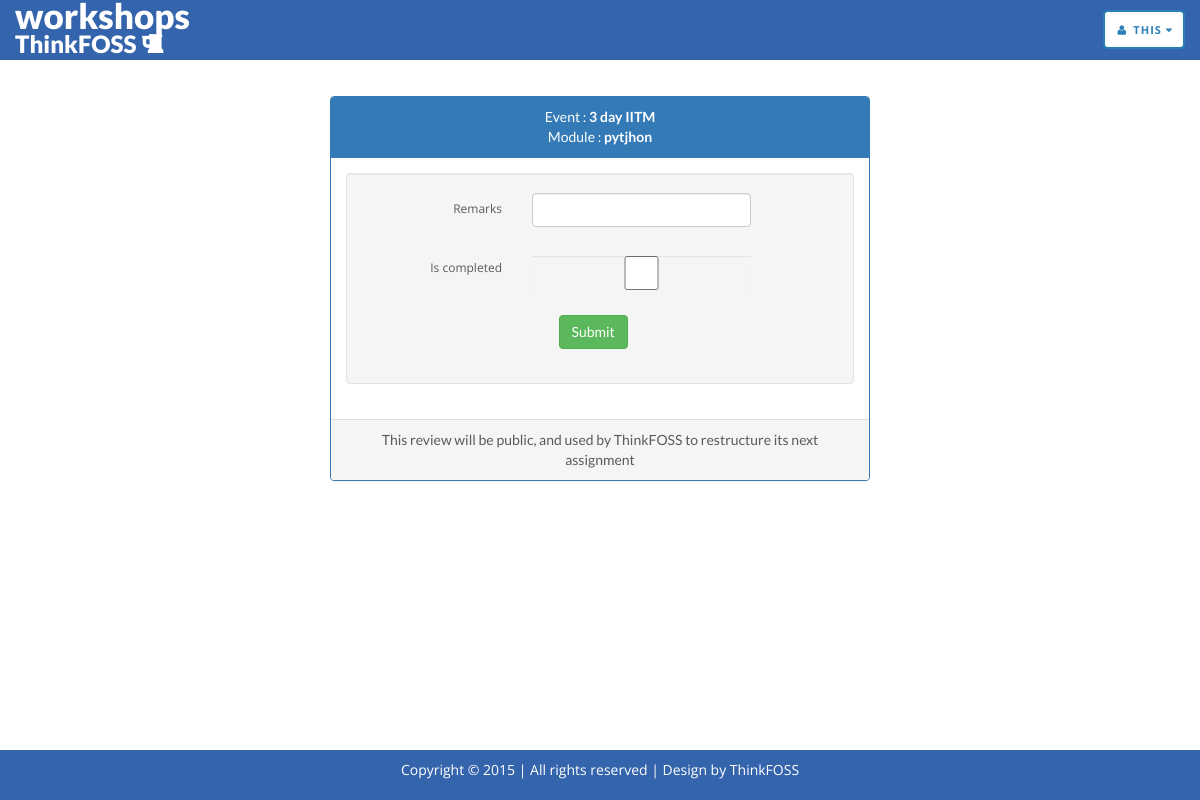
Screenshot of /register/event/review/1/ (signed in) with the database file from the repository.
### registration/models.py (models this page shows, shortened)
class User(AbstractBaseUser):
    user_id = models.AutoField(primary_key=True)
    user_first_name = models.CharField(_('First Name'), max_length=32, blank=True, null=True,
                                  validators=[RegexValidator(regex='^[A-Za-z]*$')])
    user_last_name = models.CharField(_('Last Name'), max_length=32, blank=True, null=True,
                                    validators=[RegexValidator(regex='^[A-Za-z]*$')])
    email = models.EmailField(_('Email'), db_index=True, unique=True)
    date_joined = models.DateTimeField(auto_now_add=True)
    username = models.CharField(_('username'), max_length=32, blank=False, unique=True)
    user_gender = models.CharField(_('Gender'), max_length=1, choices=GENDER, blank=True, null=True)
    user_github = models.CharField(_('Github Profile'),max_length=100,blank=True )
    user_linkedin = models.CharField(_('Linkedin Profile'),max_length=100,blank=True )
    user_bio = models.CharField(_('Short Bio'), max_length=1000,blank=True )
    user_occupation = models.CharField(_('Occupation'), max_length=100,blank=True )
    is_active = models.BooleanField(default=True)
    is_admin = models.BooleanField(default=False)
    objects = MyUserManager()
    USERNAME_FIELD = 'email'
    REQUIRED_FIELDS = ['username']

class Event(models.Model):
    event_id = models.AutoField(primary_key=True)
    name = models.CharField( max_length=500, blank=True, null=True)
    location = models.CharField( max_length=500, blank=True, null=True)
    description = models.CharField( max_length=500, blank=True, null=True)
    start_date = models.DateField(_('Event From'), blank=True, null=True)
    end_date = models.DateField(_('Event From'), blank=True, null=True)
    is_active = models.BooleanField(default=True)
    user = models.ForeignKey(User, blank=False, null=False)

class EventModules(models.Model):
    id = models.AutoField(primary_key=True)
    event = models.ForeignKey(Event,blank=False, null=False)
    name = models.CharField( max_length=500, blank=True, null=True)
    description = models.CharField(_('Module Description'), max_length=1000, blank=True, null=True)
    module_day = models.IntegerField(_('Day when taken'),
                                     validators=[MaxValueValidator(99),MinValueValidator(1)],
                                      help_text=_('2 digits maximum'), blank=True, null=True)
    start_time = models.TimeField(_('Time from'), blank=True, null=True)
    end_time = models.TimeField(_('Time to'), blank=True, null=True)
    def get_event(self):
        return self.event

class EventModuleReview(models.Model):
    module = models.ForeignKey(EventModules,blank=False, null=False)
    user = models.ForeignKey(User,blank=False,null=False)
    remarks = models.CharField( max_length=500, blank=True, null=True)
    is_completed = models.BooleanField(default=False)
    objects = ReviewManager()
    class Meta:
        unique_together = ("user", "module")

### registration/views.py (the view)
# urls.py: url(r'^event/review/(?P<module_id>\d+)/$', EventModuleReviewUpdateView.as_view(), name="review_module"),
class EventModuleReviewUpdateView(LoginRequiredMixin, UpdateView):
    model = EventModuleReview
    fields = review_fields
    template_name_suffix = '_update_form'
    success_url = '/register/event/review/success/'
    def get_context_data(self, **kwargs):
        module = self.kwargs['module_id']
        reviewed_module = EventModules.objects.get(pk=module)
        context = super(EventModuleReviewUpdateView, self).get_context_data(**kwargs)
        context['modulename'] = reviewed_module.name
        context['eventname'] = reviewed_module.get_event()
        return context
    def get_object(self, queryset=None):
        user = self.request.user
        module = self.kwargs['module_id']
        reviewed_module = EventModules.objects.get(pk=module)
        try:
            obj = EventModuleReview.objects.get(module=reviewed_module, user=user)
        except self.model.DoesNotExist:
            obj = EventModuleReview.objects.create_review(reviewed_module, user)
        return obj

### registration/templatetags/register_extras.py (called while the page is built)
@register.filter(name='addcss')
def addcss(field, css):
    return field.as_widget(attrs={"class":css})

### registration/templates/registration/eventmodulereview_update_form.html (shortened to what this page needs)
{% extends "static/base_home.html" %}
{% load staticfiles %}
{% load register_extras %}
{% block body %}
<div class="container container-top" style="padding-top:8%;">
    <div class='col-md-6 col-md-offset-3'>
        <div class="panel panel-primary">
            <div class="panel-heading" style="text-align:center">
                Event : <b>{{ eventname.name }}</b> <br>
                Module : <b>{{ modulename }}</b>
            </div>
            <div class="panel-body">
        <form class="form-horizontal well" id="registerForm" method="POST"
              enctype="multipart/form-data" action="">
            <fieldset>
                {% csrf_token %} {% load tz %}
                {% for field in form.visible_fields %}
                <div id="div_{{ field.html_name }}"
                     class="form-group{% if field.errors %} has-error{% endif%}">
                    <label class="col-sm-4 control-label" for="{{ field.id_for_label }}">
                        {{ field.label }}
                    </label>
                    <div class="col-md-6 cnt-inpt">
                        {{ field|addcss:"form-control" }}
                    </div>
                </div>
                {% endfor %}
                <div class="form-group">
                    <div class="col-sm-offset-5">
                        <button type="submit" class="btn btn-success">Submit</button>
                    </div>
                </div>
            </fieldset>
        </form>
                </div>
            <div class="panel-footer" style="text-align:center">
                This review will be public, and used by ThinkFOSS to restructure its next assignment
            </div>
            </div>
    </div>
</div>
{% endblock body %}

### registration/templates/static/base_home.html (shortened to what this page needs)
{% load staticfiles %}
<!DOCTYPE html>
<html lang="en">
<head>
    <link rel="stylesheet" type="text/css"  href="{% static 'css/bootstrap.css' %}">
    <link rel="stylesheet" type="text/css" href="{% static 'css/font-awesome.min.css' %}">
    <link rel="stylesheet" type="text/css"  href="{% static 'css/style.css' %}">
    <link rel="stylesheet"  href="{% static 'css/jquery-ui.css' %}">
    <link rel="stylesheet" type="text/css" href="{% static 'css/responsive.css' %}">
</head>
<body>
<div class="page-wrap">
    {% block navbar %}
    {% include 'static/navbar_fixed_top_home.html' %}
    {% endblock navbar %}
    {% block body %}
    {% endblock body %}
</div>
{% include 'static/fixed_footer.html' %}
</body>
</html>

### registration/templates/static/navbar_fixed_top_home.html (shortened to what this page needs)
{% load staticfiles %}
<nav id="tf-menu" class="navbar navbar-default navbar-fixed-top navbar-transparent">
<div class="container" >
    <div class="navbar-header">
            <a class="navbar-brand" href="/"  style="padding-top:5px; padding-bottom:5px;">
                <span style="font-size:35px; color:white">workshops</span>
                <br><span style="font-size: 24px; color:white; ">ThinkFOSS <i class="fa fa-beer"></i></span>
                </a>
        </div>
        <div class="collapse navbar-collapse" id="bs-example-navbar-collapse-1">
          <ul class="nav navbar-nav navbar-right" id="home_nav">
                {% if user.is_anonymous %}
                    <li><button type="button" data-toggle="modal" data-target="#login-modal" class="btn-new btn-ghost btn-nav" >Login </button></li>
                    <li><a href="{% url 'register_user' %}" class="btn-new btn-nav btn-white" id="signup_btn" style="padding: 8px; display:table; margin: 10px 0 10px 15px;" >Sign Up</a></li>
                  {% else %}
                    <li>
                    <div class="btn-group">
                      <a class="btn-new btn-nav btn-white" data-toggle="dropdown"><i class="fa fa-user fa-fw"></i>
                        {% if request.user.user_first_name %}
                          {{ request.user.user_first_name }}
                          {% elif request.user.username %}
                          {{ request.user.username }}
                          {% else %}
                          {{ request.user.email }}
                        {% endif %}
                          <span class="fa fa-caret-down"></span>
                        </a>
                </div>
              </li>
                  {% endif %}
                        </ul>
                </div>
        </div>
</nav>

### registration/templates/static/fixed_footer.html
<footer class="site-footer">
  <div class="container">
      <p>Copyright © 2015 | All rights reserved | Design by <a href="http://www.thinkfoss.com">ThinkFOSS</a></p>
  </div>
</footer>

### media/css/style.css (style rules this page uses)
body, html { font-family: 'Lato', sans-serif; text-rendering: optimizeLegibility !important; -webkit-font-smoothing: antialiased !important; color: #5a5a5a; }
p { font-family: 'Open Sans', sans-serif; }
a { color: #FCAC45; }
ul, ol { padding: 0; webkit-padding: 0; moz-padding: 0; }
#tf-menu { transition: all 0.8s; }
.navbar-transparent { background-color: transparent; }
#tf-menu.navbar-default { border-color: rgba(41, 109, 212, 0.01); background: #3464AB; }
#tf-menu a.navbar-brand { font-weight: 900; }
label { float: left; font-size: 12px; font-weight: 400; font-family: 'Open Sans', sans-serif; }
#bs-example-navbar-collapse-1 li { font-weight: 500; }
* { margin :0; }
html, body { height: 100%; }
.page-wrap { min-height: 100%; margin-bottom: -50px; }
.page-wrap:after { content: ""; display: block; }
.site-footer, .page-wrap:after { height: 50px; }
.site-footer { border-color: rgba(41, 109, 212, 0.01); background: #3464AB; text-align: center; color: white; }
.site-footer .container { color: white; position: relative; top:50%; -webkit-transform: translateY(-50%); -ms-transform: translateY(-50%); transform: translateY(-50%); }
.site-footer a { color:#fff; }
.container-top { padding-top:6%; }
.btn-white { background: #ffffff; color: #2980b9; border-color: #ffffff; }
.btn-new { font-family: "Raleway", "Open Sans", "Helvetica Neue", Helvetica, Arial, sans-serif; font-weight: 700; font-size: 11px; line-height: 15px; text-transform: uppercase; letter-spacing: 1px; -o-transition: all .3s ease; -webkit-transition: all .3s ease; -moz-transition: all .3s ease; transition: all .3s ease; margin-right: 15px; margin-bottom: 5px; border-radius: 5px; display: inline-block; padding: 14px 28px 13px 28px; border:2px solid; }
.btn-nav { margin: 10px 0 10px 15px; padding: 10px; }
li a { color :black; }

### rows the page displays
User: user.user_first_name "THIS"
Event: name "3 day IITM"
EventModules: name "pytjhon"

### other values shown
{{ field.label }} "Remarks" "Is completed"
